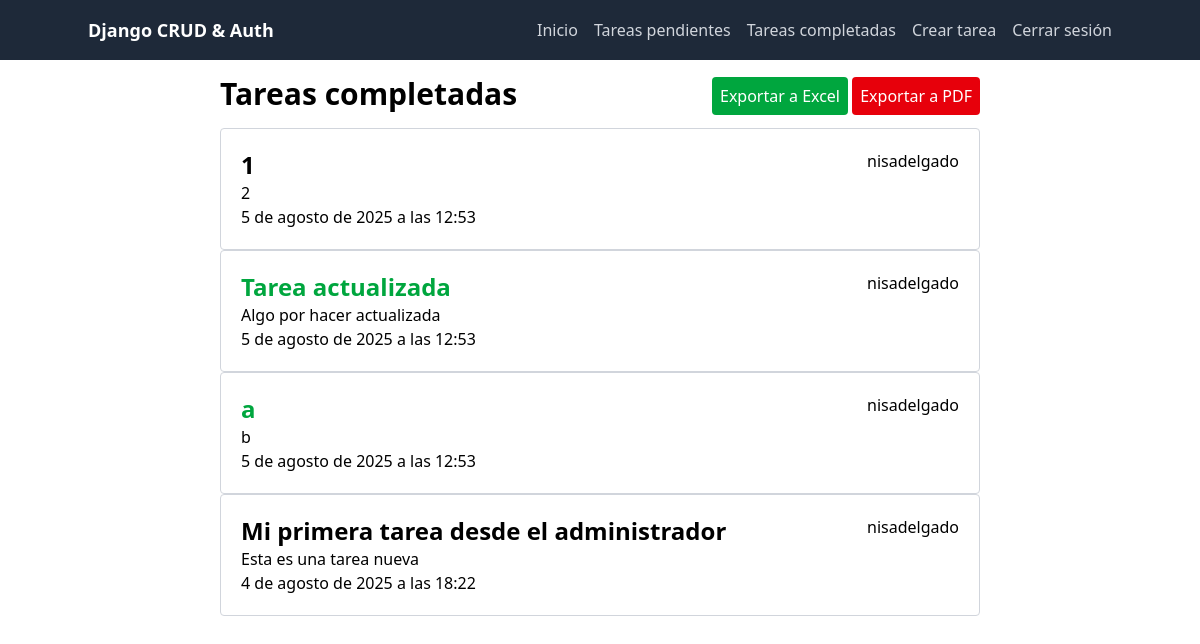
The app's page /tasks/completed/ (signed in) with its own data.
### tasks/models.py (models this page shows, shortened)
class Task(models.Model):
    title = models.CharField(max_length=100)
    description = models.TextField(blank=True)
    created = models.DateTimeField(auto_now_add=True)
    completed = models.DateTimeField(null=True, blank=True)
    important = models.BooleanField(default=False)
    user = models.ForeignKey(User, on_delete=models.CASCADE)

### tasks/views.py (the view)
# urls.py: path('tasks/completed/', views.completed, name='completed'),
@login_required
def completed(request):
    tasks = Task.objects.filter(
            user=request.user,
            completed__isnull=False
        ).order_by('-completed')
    return render(request, 'tasks/index.html', {
        'tasks': tasks,
        'title': 'Tareas completadas',
    })

### tasks/templates/tasks/index.html
{% extends 'template.html' %}
{% block content %}
    <div class="grid grid-cols-6">
        <div class="col-start-2 col-span-4">
            <div class="flex justify-between">
                <div>
                    <h1 class="text-3xl font-bold mb-4 mt-4 mx-5">{{ title }}</h1>
                </div>
                <div class="mt-6 mx-5">
                    <a href="/tasks/excel" class="rounded p-2 bg-green-600 text-white">Exportar a Excel</a>
                    <a href="/tasks/pdf" class="rounded p-2 bg-red-600 text-white">Exportar a PDF</a>
                </div>
            </div>
            <div>
                {% for task in tasks %}
                    <a
                        href="{% url 'show' task.id %}"
                        class="block border border-gray-300 rounded mx-5 p-5"
                    >
                        <div class="flex justify-between">
                            {% if task.important %}
                                <p class="font-bold text-2xl text-green-600">{{ task.title }}</p>
                            {% else %}
                                <p class="font-bold text-2xl">{{ task.title }}</p>
                            {% endif %}
                            <p>{{ task.user.username }}</p>
                        </div>
                        <p>{{ task.description }}</p>
                        {% if task.completed %}
                            <p>{{ task.completed }}</p>
                        {% endif %}
                    </a>
                {% endfor %}
            </div>
        </div>
    </div>
{% endblock %}

### records on screen
Task: title "1", user.username "nisadelgado", description "2", completed "5 de agosto de 2025 a las 12:53"
Task: title "Tarea actualizada", user.username "nisadelgado", description "Algo por hacer actualizada", completed "5 de agosto de 2025 a las 12:53"
Task: title "a", user.username "nisadelgado", description "b", completed "5 de agosto de 2025 a las 12:53"
Task: title "Mi primera tarea desde el administrador", user.username "nisadelgado", description "Esta es una tarea nueva", completed "4 de agosto de 2025 a las 18:22"

### other values on screen
{{ title }} "Tareas completadas"
